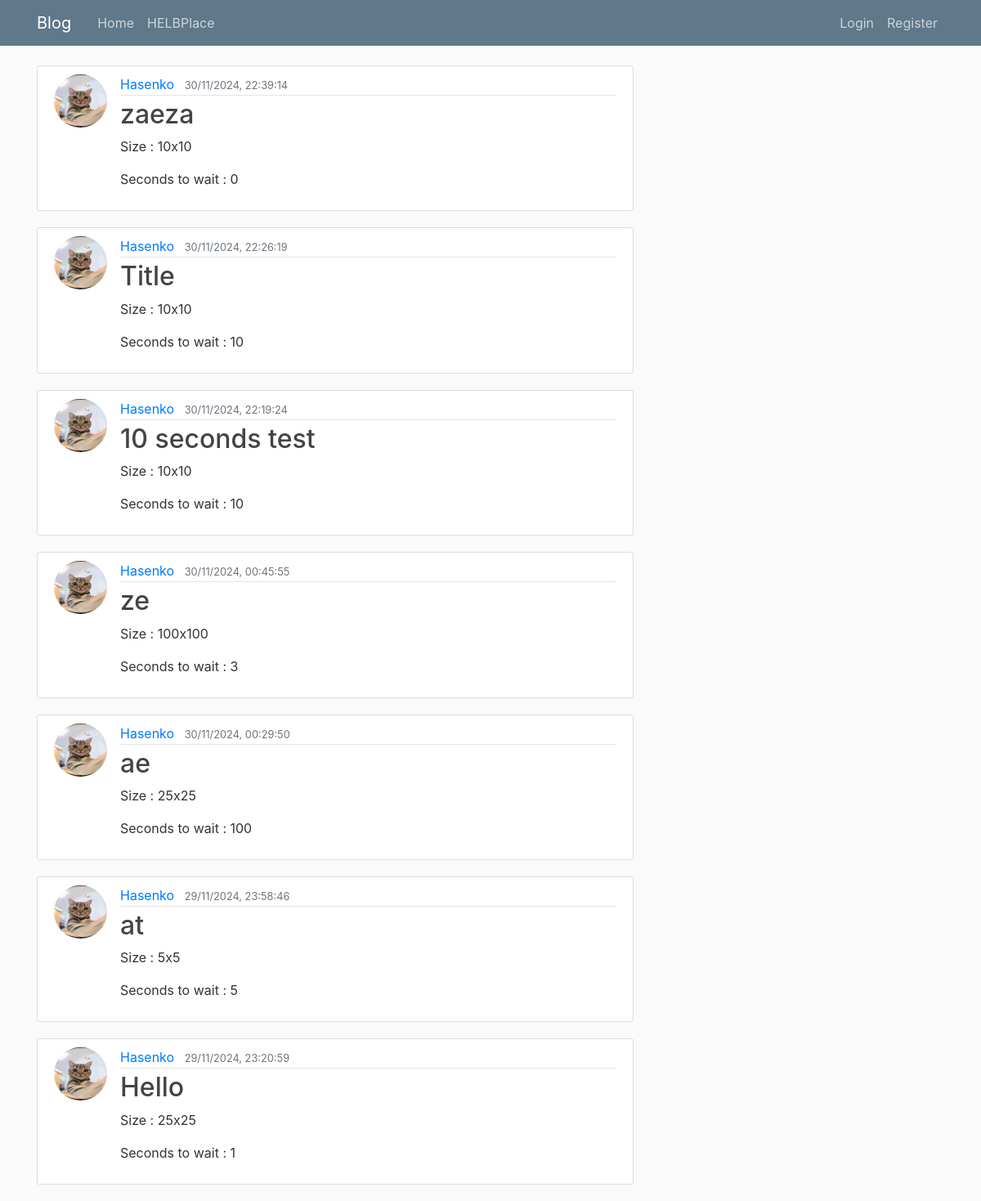
Screenshot of /blog/ with the database file from the repository.
### blog/models.py (models this page shows, shortened)
class Canvas(models.Model):
    title = models.CharField(max_length=100)
    width = models.PositiveIntegerField(default=10)
    height = models.PositiveIntegerField(default=10)
    time_to_wait = models.PositiveIntegerField(default=10, verbose_name="Time to wait (in seconds)")
    content = models.TextField(default='blank')
    date_posted = models.DateTimeField(default=timezone.now)
    author = models.ForeignKey(User, on_delete=models.CASCADE)
    def get_pixel_list(content):
        pixel_list = []
        i = 0
        pixel = ""
        for letter in content:
            if i%7 == 0 and i != 0:
                pixel_list.append(pixel)
                pixel = ""
            pixel += letter
            i += 1
        pixel_list.append(pixel)
        return pixel_list

### users/models.py (models this page shows, shortened)
class Profile(models.Model):
    user = models.OneToOneField(User, on_delete=models.CASCADE)
    image = models.ImageField(default='default.jpg', upload_to='profile_pics')

### blog/views.py (the view)
# urls.py: path('', CanvasListView.as_view(), name='blog-home'),
class CanvasListView(ListView):
    model = Canvas
    template_name = 'blog/home.html'  # by default: <app>/<model>_<viewtype>.html
    context_object_name = 'canvases'
    ordering = ['-date_posted']  # replace with 'intensity' of the canvas
    def get_queryset(self):
        queryset = super().get_queryset()
        for canvas in queryset:
            canvas.content = Canvas.get_pixel_list(canvas.content)
        return queryset

### blog/templates/blog/home.html
{% extends "blog/base.html" %}
{% block content %}
    {% for canvas in canvases %}
        <article class="media content-section">
            <img class="rounded-circle article-img" src="{{ canvas.author.profile.image.url }}" alt="author image">
            <div class="media-body">
                <div class="article-metadata">
                    <a class="mr-2" href="#">{{ canvas.author }}</a>
                    <small class="text-muted">{{ canvas.date_posted|date:"d/m/Y, H:i:s" }}</small>
                </div>
                <h2><a class="article-title" href="{% url 'canvas-detail' canvas.id %}">{{ canvas.title }}</a></h2>
                <p>Size : {{ canvas.width }}x{{ canvas.height }}</p>
                <p>Seconds to wait : {{ canvas.time_to_wait }}</p>
            </div>
        </article>
    {% endfor %}
{% endblock content %}

### blog/static/blog/main.css (style rules this page uses)
body { background: #fafafa; color: #333333; margin-top: 5rem; }
h1, h2, h3, h4, h5, h6 { color: #444444; }
.content-section { background: #ffffff; padding: 10px 20px; border: 1px solid #dddddd; border-radius: 3px; margin-bottom: 20px; }
.article-title { color: #444444; }
.article-img { height: 65px; width: 65px; margin-right: 16px; }
.article-metadata { padding-bottom: 1px; margin-bottom: 4px; border-bottom: 1px solid #e3e3e3 }

### rows the page displays
Canvas: author.profile.image (picture), author "Hasenko", date_posted "30/11/2024, 22:39:14", title "zaeza", width "10", height "10", time_to_wait "0"
Canvas: author.profile.image (picture), author "Hasenko", date_posted "30/11/2024, 22:26:19", title "Title", width "10", height "10", time_to_wait "10"
Canvas: author.profile.image (picture), author "Hasenko", date_posted "30/11/2024, 22:19:24", title "10 seconds test", width "10", height "10", time_to_wait "10"
Canvas: author.profile.image (picture), author "Hasenko", date_posted "30/11/2024, 00:45:55", title "ze", width "100", height "100", time_to_wait "3"
Canvas: author.profile.image (picture), author "Hasenko", date_posted "30/11/2024, 00:29:50", title "ae", width "25", height "25", time_to_wait "100"
Canvas: author.profile.image (picture), author "Hasenko", date_posted "29/11/2024, 23:58:46", title "at", width "5", height "5", time_to_wait "5"
Canvas: author.profile.image (picture), author "Hasenko", date_posted "29/11/2024, 23:20:59", title "Hello", width "25", height "25", time_to_wait "1"
